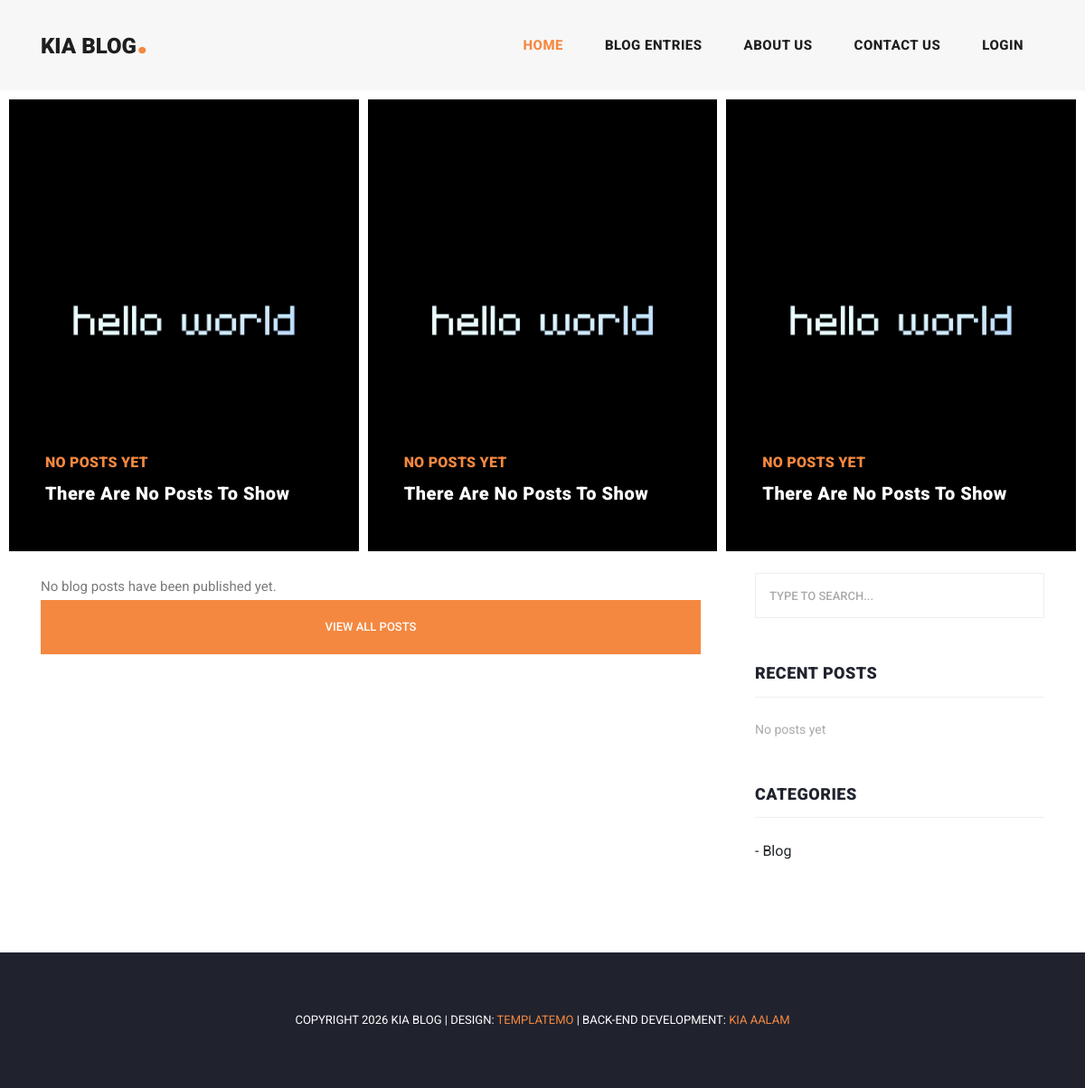
The app's page /, older data.
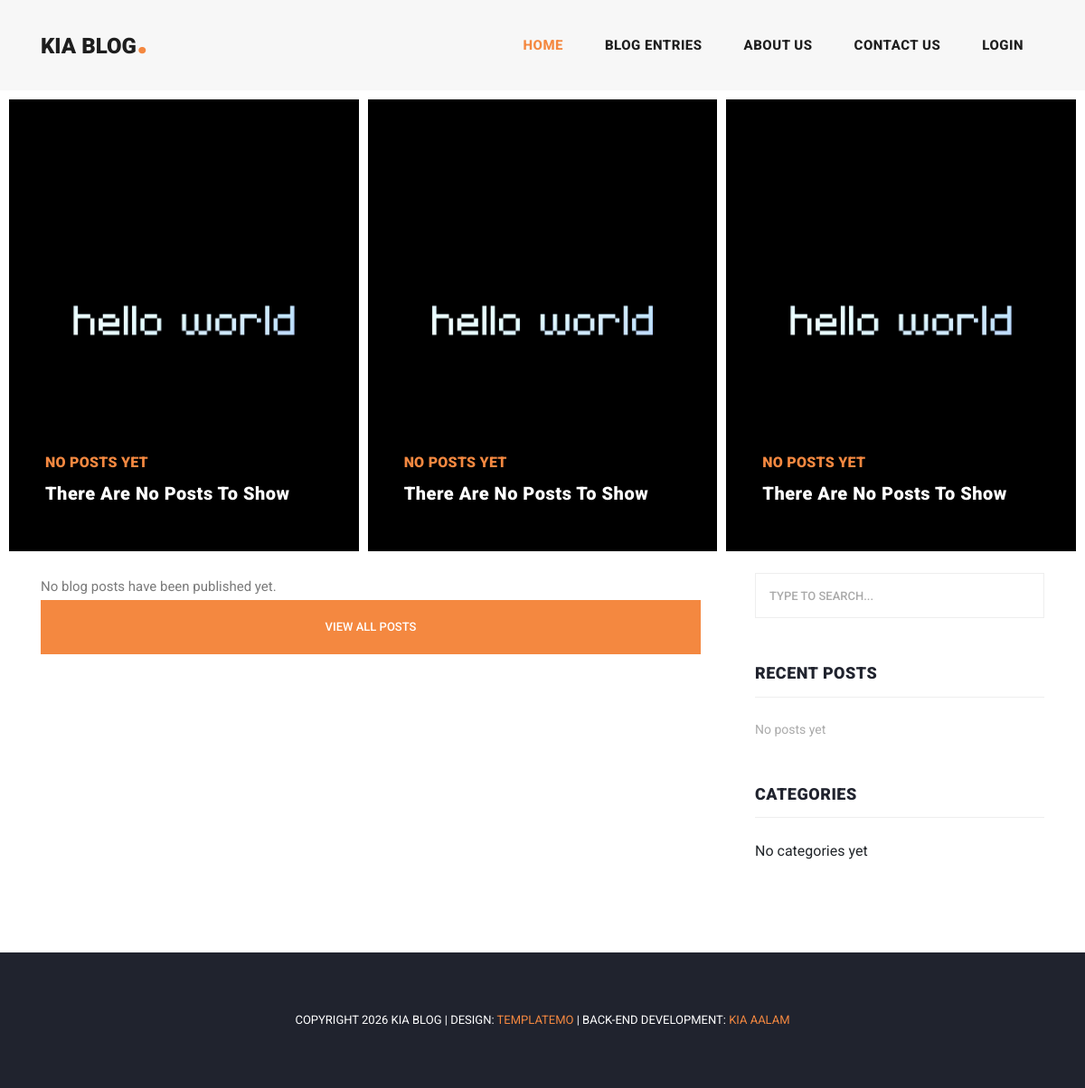
The same page, newer data.
### home/models.py (models this page shows, shortened)
class Category(models.Model):
    name = models.CharField(max_length=100, verbose_name="Category name")
    slug = models.SlugField(max_length=100, unique=True)

### home/views.py (the view)
# urls.py: 2. Add a URL to urlpatterns:  path('', views.home, name='home')
def home(request):
    posts = Post.objects.all()
    categories = Category.objects.all()
    return render(request, 'index.html', context={'posts':posts, 'categories': categories})

### templates/index.html (shortened to what this page needs)
{% load static %}
<!DOCTYPE html>
<html lang="en">
  <head>
    <link href="{% static "bootstrap/css/bootstrap.min.css" %}" rel="stylesheet">
    <link rel="stylesheet" href="{% static "css/fontawesome.css" %}">
    <link rel="stylesheet" href="{% static "css/templatemo-stand-blog.css" %}">
    <link rel="stylesheet" href="{% static "css/owl.css" %}">
  </head>
  <body>
    <header class="">
      <nav class="navbar navbar-expand-lg">
        <div class="container">
          <a class="navbar-brand" href="{% url 'home' %}"><h2>Kia Blog<em>.</em></h2></a>
          <div class="collapse navbar-collapse" id="navbarResponsive">
            <ul class="navbar-nav ml-auto">
              <li class="nav-item">
                <a class="nav-link {% if request.path == '/' %}active{% endif %}" href="{% url 'home' %}">Home</a>
              </li>
              <li class="nav-item">
                <a class="nav-link {% if request.path == '/blog/' %}active{% endif %}" href="{% url 'blog' %}">Blog Entries</a>
              </li>
              <li class="nav-item">
                <a class="nav-link {% if request.path == '/about/' %}active{% endif %}" href="{% url 'about' %}">About Us</a>
              </li>
              <li class="nav-item">
                <a class="nav-link {% if request.path == '/contact/' %}active{% endif %}" href="{% url 'contact' %}">Contact Us</a>
              </li>
              <li class="nav-item">
                <a class="nav-link {% if request.path == '/login/' %}active{% endif %}" href="{% url 'login' %}">Login</a>
              </li>
            </ul>
          </div>
        </div>
      </nav>
    </header>
    <div class="main-banner header-text">
      <div class="container-fluid">
        <div class="owl-banner owl-carousel">
          {% for post in posts %}
          <div class="item">
            {% if post.image %}
              <img src="{{ post.image.url }}" alt="{{ post.title }}">
            {% else %}
              <img src="{% static "img/hello-world.png" %}" alt="{{ post.title }}">
            {% endif %}
            <div class="item-content">
              <div class="main-content">
                <div class="meta-category">
                  {% if post.category %}
                    <span>{{ post.category.name }}</span>
                  {% else %}
                    <span>Uncategorized</span>
                  {% endif %}
                </div>
                <a href="{% url 'post-details' post.id %}"><h4>{{ post.title }}</h4></a>
                <ul class="post-info">
                  <li><a href="#">{{ post.writer }}</a></li>
                  <li><a href="#">{{ post.date }}</a></li>
                  <li><a href="#">{{ post.view }} views</a></li>
                </ul>
              </div>
            </div>
          </div>
          {% empty %}
          <div class="item">
            <img src="{% static "img/hello-world.png" %}" alt="">
            <div class="item-content">
              <div class="main-content">
                <div class="meta-category">
                  <span>No posts yet</span>
                </div>
                <h4>There are no posts to show</h4>
              </div>
            </div>
          </div>
          {% endfor %}
        </div>
      </div>
    </div>
    <section class="blog-posts">
      <div class="container">
        <div class="row mt-5">
          <div class="col-lg-8">
            <div class="all-blog-posts">
              <div class="row">
                {% for post in posts %}
                <div class="col-lg-12">
                  <div class="blog-post">
                    <div class="blog-thumb">
                      {% if post.image %}
                        <img src="{{ post.image.url }}" alt="{{ post.title }}">
                      {% else %}
                        <img src="{% static "img/hello-world.png" %}" alt="{{ post.title }}">
                      {% endif %}
                    </div>
                    <div class="down-content">
                      {% if post.category %}
                        <span>{{ post.category.name }}</span>
                      {% else %}
                        <span>Uncategorized</span>
                      {% endif %}
                      <a href="{% url 'post-details' post.id %}"><h4>{{ post.title }}</h4></a>
                      <ul class="post-info">
                        <li><a href="#">{{ post.writer }}</a></li>
                        <li><a href="#">{{ post.date }}</a></li>
                        <li><a href="#">{{ post.view }} Views</a></li>
                      </ul>
                      <p>{{ post.content|truncatewords:30 }}</p>
                      <div class="post-options">
                        <div class="row">
                          <div class="col-6">
                            <ul class="post-tags">
                              <li><i class="fa fa-tags"></i></li>
                              {% if post.category %}
                                <li><a href="#">{{ post.category.name }}</a></li>
                              {% endif %}
                            </ul>
                          </div>
                          <div class="col-6">
                            <ul class="post-share">
                              <li><i class="fa fa-share-alt"></i></li>
                              <li><a href="#">Facebook</a>,</li>
                              <li><a href="#"> Twitter</a></li>
                            </ul>
                          </div>
                        </div>
                      </div>
                    </div>
                  </div>
                </div>
                {% empty %}
                <div class="col-lg-12">
                  <p>No blog posts have been published yet.</p>
                </div>
                {% endfor %}
                <div class="col-lg-12">
                  <div class="main-button">
                    <a href="{% url 'blog' %}">View All Posts</a>
                  </div>
                </div>
              </div>
            </div>
          </div>
          <div class="col-lg-4">
            <div class="sidebar">
              <div class="row">
                <div class="col-lg-12">
                  <div class="sidebar-item search">
                    <form id="search_form" name="gs" method="GET" action="#">
                      <input type="text" name="q" class="searchText" placeholder="type to search..." autocomplete="on">
                    </form>
                  </div>
                </div>
                <div class="col-lg-12">
                  <div class="sidebar-item recent-posts">
                    <div class="sidebar-heading">
                      <h2>Recent Posts</h2>
                    </div>
                    <div class="content">
                      <ul>
                        {% for post in posts|slice:":5" %}
                        <li><a href="{% url 'post-details' post.id %}">
                          <h5>{{ post.title }}</h5>
                          <span>{{ post.date }}</span>
                        </a></li>
                        {% empty %}
                        <li><span>No posts yet</span></li>
                        {% endfor %}
                      </ul>
                    </div>
                  </div>
                </div>
                <div class="col-lg-12">
                  <div class="sidebar-item categories">
                    <div class="sidebar-heading">
                      <h2>Categories</h2>
                    </div>
                    <div class="content">
                      <ul>
                        {% for category in categories %}
                        <li>- {{ category.name }}</li>
                        {% empty %}
                        <li>No categories yet</li>
                        {% endfor %}
                      </ul>
                    </div>
                  </div>
                </div>
              </div>
            </div>
          </div>
        </div>
      </div>
    </section>
    <footer>
      <div class="container">
        <div class="row">
          <div class="col-lg-12">
            <div class="copyright-text">
              <p>Copyright 2026 Kia Blog | Design: <a rel="nofollow" href="https://templatemo.com" target="_parent">TemplateMo</a> | Back-end Development: <a href="https://github.com/Kia-Aalam" target="_blank">Kia Aalam</a></p>
            </div>
          </div>
        </div>
      </div>
    </footer>
  </body>
</html>

### static/css/templatemo-stand-blog.css (style rules this page uses)
body { font-family: 'Roboto', sans-serif; overflow-x: hidden; text-rendering: optimizeLegibility; -webkit-font-smoothing: antialiased; -moz-osx-font-smoothing: grayscale; }
p { margin-bottom: 0px; font-size: 15px; font-weight: 400; color: #7a7a7a; line-height: 30px; }
a { text-decoration: none!important; }
ul { padding: 0; margin: 0; list-style: none; }
h1,h2,h3,h4,h5,h6 { margin: 0px; }
.main-button a { display: inline-block; background-color: #f48840; color: #fff; font-size: 13px; font-weight: 500; padding: 12px 20px; text-transform: uppercase; transition: all .3s; }
header { position: absolute; z-index: 99999; width: 100%; height: 100px; background-color: #f7f7f7; -webkit-transition: all 0.3s ease-in-out 0s; -moz-transition: all 0.3s ease-in-out 0s; -o-transition: all 0.3s ease-in-out 0s; transition: all 0.3s ease-in-out 0s; }
header .navbar { padding: 25px 0px; }
.navbar .navbar-brand { float: left; margin-top: -12px; outline: none; }
.navbar .navbar-brand h2 { color: #1e1e1e; text-transform: uppercase; font-size: 24px; font-weight: 900; -webkit-transition: all .3s ease 0s; -moz-transition: all .3s ease 0s; -o-transition: all .3s ease 0s; transition: all .3s ease 0s; }
.navbar .navbar-brand h2 em { font-size: 44px; font-style: normal; color: #f48840; }
#navbarResponsive { z-index: 999; }
.navbar-collapse { text-align: center; }
.navbar .navbar-nav .nav-item { margin: 0px 15px; }
.navbar .navbar-nav a.nav-link { text-transform: capitalize; font-size: 15px; font-weight: 800; text-transform: uppercase; letter-spacing: 0.5px; color: #1e1e1e; transition: all 0.3s; }
.navbar .navbar-nav .nav-link:hover, .navbar .navbar-nav .active>.nav-link, .navbar .navbar-nav .nav-link.active, .navbar .navbar-nav .nav-link.show, .navbar .navbar-nav .show>.nav-link { color: #f48840; }
.main-banner .container-fluid { padding: 0px 10px; margin-bottom: -24px; }
.owl-banner { padding-top: 110px; }
.owl-banner .item { position: relative; height: 500px; overflow: hidden; }
.owl-banner .item img { width: 100%; height: 100%; -o-object-fit: cover; object-fit: cover; -o-object-position: center; object-position: center; }
.owl-banner .item .item-content { position: absolute; bottom: 40px; left: 40px; }
.owl-banner .item .item-content .meta-category span { color: #f48840; font-size: 18px; text-transform: uppercase; font-weight: 900; letter-spacing: 0.25px; }
.owl-banner .item .item-content h4 { font-size: 24px; font-weight: 900; color: #fff; letter-spacing: 0.5px; text-transform: capitalize; margin: 10px 0px 12px 0px; }
.blog-posts .main-button a { height: 60px; line-height: 60px; padding: 0px; width: 100%; text-align: center; }
.blog-posts .sidebar-heading h2 { font-size: 18px; text-transform: uppercase; font-weight: 900; letter-spacing: 0.5px; color: #20232e; border-bottom: 1px solid #eee; padding-bottom: 15px; margin-bottom: 25px; }
.sidebar { margin-left: 30px; }
.sidebar .sidebar-item { margin-top: 50px; }
.sidebar .search { margin-top: 0px; }
.sidebar .sidebar-heading h2 { font-size: 18px; text-transform: uppercase; font-weight: 900; letter-spacing: 0.5px; color: #20232e; border-bottom: 1px solid #eee; padding-bottom: 15px; margin-bottom: 25px; }
.sidebar .search input { width: 100%; height: 50px; border: 1px solid #eee; font-size: 13px; text-transform: uppercase; font-weight: 500; color: #7a7a7a; outline: none; padding: 0px 15px; }
.sidebar .search input::placeholder { color: #aaa; }
.sidebar .recent-posts ul li { margin-bottom: 15px; padding-bottom: 15px; border-bottom: 1px solid #eee; }
.sidebar .recent-posts ul li:last-child { margin-bottom: 0px; padding-bottom: 0px; border-bottom: none; }
.sidebar .recent-posts ul li span { display: block; font-size: 14px; color: #aaa; margin-top: 8px; }
.sidebar .categories ul li { margin-bottom: 15px; }
.sidebar .categories ul li:last-child { margin-bottom: 0px; }
footer { margin-top: 100px; text-align: center; background-color: #20232e; padding: 60px 0px; }
footer p { font-size: 13px; text-transform: uppercase; color: #fff; }
footer p a { color: #f48840; }
@media (max-width: 1250px) { .owl-banner .item .item-content .meta-category span { font-size: 16px; } }
@media (max-width: 1250px) { .owl-banner .item .item-content h4 { font-size: 20px; } }

Row changes from the older to the newer data that the page shows:
removed Category: name "Blog"
Text that changed along with them:
text now shown: "No categories yet"
